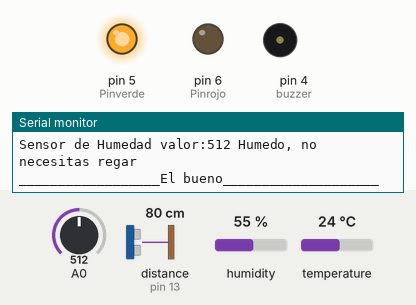
This program was run on a simulated Arduino Uno, built with avr-gcc and run on an emulated ATmega328P. Shown: output pins drawn as LEDs (lit = HIGH), buzzer (waves = sounding), the last lines printed to the serial monitor. Wiring (inferred from the names in the program): ultrasonic range finder: trigger pin 12; echo pin 13. The test bench sets the inputs (shaded band); at power-on: distance to the obstacle (sensor on pin 13) 80 cm, A0 = 512, humidity 55 %, temperature 24 °C. The echo pulse lasts 58.3 µs per cm; no radio packets arrive unless stated; pins used as bus, display or sensor lines are not drawn.

Above: at 1.6 s.
1.7 s: distance to the obstacle (sensor on pin 13) set to 22 cm
3.2 s: distance to the obstacle (sensor on pin 13) set to 19 cm
At 3.7 s:
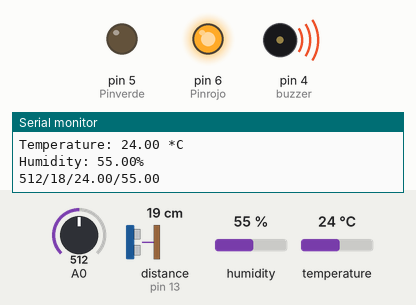
4.9 s: distance to the obstacle (sensor on pin 13) set to 120 cm
At 5.09 s:
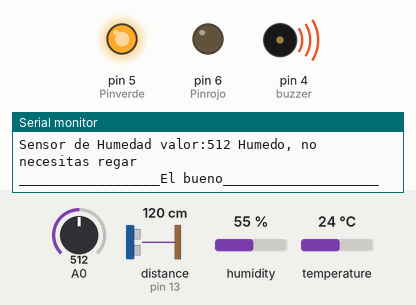
6.7 s: A0 set to 689
9.7 s: A0 set to 709
Timing chart, 0 to 12.6 s (numbered marks = the images above; inputs shaded):
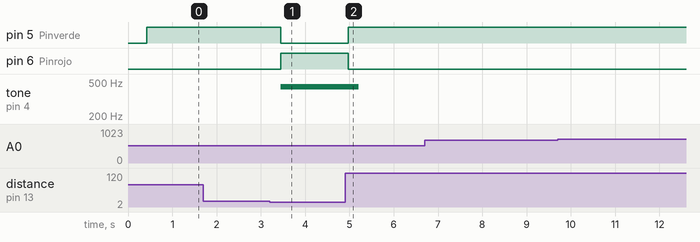

Measured:
- the behaviour switches between 21 and 20 cm on distance to the obstacle (sensor on pin 13) (found by bisection; images 0 and 1)
- after the input at 3.2 s, pin 5 (Pinverde): HIGH → LOW after 0.25 s; pin 6 (Pinrojo): LOW → HIGH after 0.25 s; tone on pin 4 (buzzer): silent → 440 Hz after 0.25 s
- after the input at 4.9 s, pin 5 (Pinverde): LOW → HIGH after 0.07 s; pin 6 (Pinrojo): HIGH → LOW after 0.07 s; tone on pin 4 (buzzer): 440 Hz → silent after 0.31 s

The program:

main.cpp
```cpp
#include <Arduino.h>
#include <VirtualWire.h>
#include<configuracion.h>
/*
void setup()
{
Serial.begin(9600); //Se inicia la comunicación serial
vw_set_ptt_inverted(true);
vw_setup(2000); //Tiempo de espera
vw_set_rx_pin(3); //Pin donde se conecta el Arduino
vw_rx_start(); //Se inicia la recepción de datos
}
void loop()
{
uint8_t buf[VW_MAX_MESSAGE_LEN]; //Tamaño del mensaje
uint8_t buflen = VW_MAX_MESSAGE_LEN;
if (vw_get_message(buf, &buflen)) //Se verifica si hay //mensaje disponible para ser leido
{
int i;
for (i = 0; i < buflen; i++) //Se leen todos los caracteres
{
Serial.write(buf[i]); //Se guarda la información en una //matriz
}
Serial.println(); //Se imprime el mensaje en el monitor //serial
}
}
*/
//_________________________________________________________Humedad
// DHT Temperature & Humidity Sensor
// Unified Sensor Library Example
// Written by Tony DiCola for Adafruit Industries
// Released under an MIT license.

// Depends on the following Arduino libraries:
// - Adafruit Unified Sensor Library: https://github.com/adafruit/Adafruit_Sensor
// - DHT Sensor Library: https://github.com/adafruit/DHT-sensor-library

#include <Adafruit_Sensor.h>
#include <DHT.h>
#include <DHT_U.h>

#define DHTPIN            2         // Pin which is connected to the DHT sensor.

// Uncomment the type of sensor in use:
//#define DHTTYPE           DHT11     // DHT 11
#define DHTTYPE           DHT22     // DHT 22 (AM2302)
//#define DHTTYPE           DHT21     // DHT 21 (AM2301)

// See guide for details on sensor wiring and usage:
//   https://learn.adafruit.com/dht/overview

DHT_Unified dht(DHTPIN, DHTTYPE);

uint32_t delayMS;
//_________________________________________________________Humedad

//__________________________________________________Ultrasonico
int Pin_echo = 13;
int Pin_trig = 12;
int Pinrojo=6;
int Pinverde=5;
int buzzer=4;
//___________________________________________________
 // Descripción de valores del Sensor

 // 0 -300 En agua
 // 300-700 Húmedo
 // 700-950 Seco

int Valor;
void setup() {
Serial.begin (9600);

 pinMode(Pinverde,OUTPUT); //Definimos los pines
 pinMode(Pinrojo, OUTPUT);
 pinMode(buzzer,OUTPUT);
 pinMode(Pin_trig, OUTPUT);
 pinMode(Pin_echo, INPUT);

 dht.begin();
 Serial.println("DHTxx Unified Sensor Example");
 // Print temperature sensor details.
 sensor_t sensor;
 dht.temperature().getSensor(&sensor);
 Serial.println("------------------------------------");
 Serial.println("Temperature");
 Serial.print  ("Sensor:       "); Serial.println(sensor.name);
 Serial.print  ("Driver Ver:   "); Serial.println(sensor.version);
 Serial.print  ("Unique ID:    "); Serial.println(sensor.sensor_id);
 Serial.print  ("Max Value:    "); Serial.print(sensor.max_value); Serial.println(" *C");
 Serial.print  ("Min Value:    "); Serial.print(sensor.min_value); Serial.println(" *C");
 Serial.print  ("Resolution:   "); Serial.print(sensor.resolution); Serial.println(" *C");
 Serial.println("------------------------------------");
 // Print humidity sensor details.
 dht.humidity().getSensor(&sensor);
 Serial.println("------------------------------------");
 Serial.println("Humidity");
 Serial.print  ("Sensor:       "); Serial.println(sensor.name);
 Serial.print  ("Driver Ver:   "); Serial.println(sensor.version);
 Serial.print  ("Unique ID:    "); Serial.println(sensor.sensor_id);
 Serial.print  ("Max Value:    "); Serial.print(sensor.max_value); Serial.println("%");
 Serial.print  ("Min Value:    "); Serial.print(sensor.min_value); Serial.println("%");
 Serial.print  ("Resolution:   "); Serial.print(sensor.resolution); Serial.println("%");
 Serial.println("------------------------------------");
 // Set delay between sensor readings based on sensor details.
 delayMS = sensor.min_delay / 1000;

 //____________________________________RADIO
configuracionTransmisor();

 //____________________________________FIN_RADIO
}

void loop() {
 int duracion, cm;
 digitalWrite(Pin_trig, LOW);
 delayMicroseconds(2);
 digitalWrite(Pin_trig, HIGH);
 delayMicroseconds(10);
 digitalWrite(Pin_trig, LOW);
 duracion = pulseIn(Pin_echo, HIGH);
 cm = duracion / 29 / 2;
 Serial.print("Distancia:");
 Serial.print(cm);
 Serial.println(" cm");
 if (cm>20) //20 cm es la distancia de emergencia
{
 digitalWrite(Pinverde, HIGH); //En caso que un objeto esté lejos, pintamos el LED verde
 digitalWrite(Pinrojo, LOW);
 digitalWrite(buzzer, LOW);
}
else if (cm<20)
{
 digitalWrite(Pinverde, LOW); //Si el objeto está muy cerca, hacemos sonar la alarma buzzer y el LED rojo
 digitalWrite(Pinrojo, HIGH);
 tone(buzzer, 440, 500);
}


// //___________________________________________________________________________________________________________
//  // Delay between measurements.
//  delay(delayMS);
//  // Get temperature event and print its value.
//  sensors_event_t event;
//  dht.temperature().getEvent(&event);
//  if (isnan(event.temperature)) {
//    Serial.println("Error reading temperature!");
//  }
//  else {
//    Serial.print("Temperature: ");
//    Serial.print(event.temperature);
//    Serial.println(" *C");
//  }
//  // Get humidity event and print its value.
//  dht.humidity().getEvent(&event);
//  if (isnan(event.relative_humidity)) {
//    Serial.println("Error reading humidity!");
//  }
//  else {
//    Serial.print("Humidity: ");
//    Serial.print(event.relative_humidity);
//    Serial.println("%");
//  }


//___________________________________________________________________________________________________________
//h_tierra
 Serial.print("Sensor de Humedad valor:");
 Valor = analogRead(0);
 Serial.print(Valor);
 if (Valor <= 300)
 Serial.println("Encharcado ");
 if ((Valor > 300) and (Valor <= 700))
 Serial.println(" Humedo, no necesitas regar ");
 if (Valor > 700)
 Serial.println(" Seco, necesitas regar");
 //delay(1000);

 Serial.println("__________________El bueno____________________");
 String trama="";

 //humedad tierra
 Serial.println(Valor);

 trama+=String(Valor)+"/";
 //Valor de Distanc
 Serial.println(cm);
 trama+=String(cm)+"/";
 //Temperatura

 // Get temperature event and print its value.
 sensors_event_t event;
 dht.temperature().getEvent(&event);
 if (isnan(event.temperature)) {
   Serial.println("Error reading temperature!");
 }
 else {
   Serial.print("Temperature: ");
   Serial.print(event.temperature);
   trama+=String(event.temperature)+"/";
   Serial.println(" *C");
 }
 // Get humidity event and print its value.
 dht.humidity().getEvent(&event);
 if (isnan(event.relative_humidity)) {
   Serial.println("Error reading humidity!");
 }
 else {
   Serial.print("Humidity: ");
   Serial.print(event.relative_humidity);
   trama+=String(event.relative_humidity);
   Serial.println("%");
 }
 Serial.println(trama);
  //____________________________________RADIO
  enviarTrama(trama);
  //____________________________________FIN_RADIO


 Serial.println("___________________El bueno___________________");

}
```

configuracion.h
```cpp
#include <Arduino.h>
#include <VirtualWire.h>

void configuracionTransmisor(){
    vw_set_ptt_inverted(true);
    pinMode(1,1);
    vw_setup(2000);      //Tiempo de espera
    vw_set_tx_pin(3);    //Pin donde se conecta el transmisor
 }

 void configuracionReceptor(){
    Serial.begin(9600); //Se inicia la comunicación serial
    vw_set_ptt_inverted(true);
    vw_setup(2000); //Tiempo de espera
    vw_set_rx_pin(3); //Pin donde se conecta el Arduino
    vw_rx_start(); //Se inicia la recepción de datos
 }

 void iniciarReceptor(){
    uint8_t buf[VW_MAX_MESSAGE_LEN]; //Tamaño del mensaje
    uint8_t buflen = VW_MAX_MESSAGE_LEN;
    if (vw_get_message(buf, &buflen)) //Se verifica si hay //mensaje disponible para ser leido
    {
       int i;
          for (i = 0; i < buflen; i++) //Se leen todos los caracteres
          {
             Serial.write(buf[i]); //Se guarda la información en una //matriz
          }
       Serial.println(); //Se imprime el mensaje en el monitor //serial
    }
 }
 int a;

 void enviarTrama(String cadena){
    const char *msg = cadena.c_str(); //Mensaje a enviar
    vw_send((uint8_t *)msg, strlen(msg));
    vw_wait_tx();  //Se hace la transmisión de datos
    delay(10); //Se espera un segundo
 }
```
